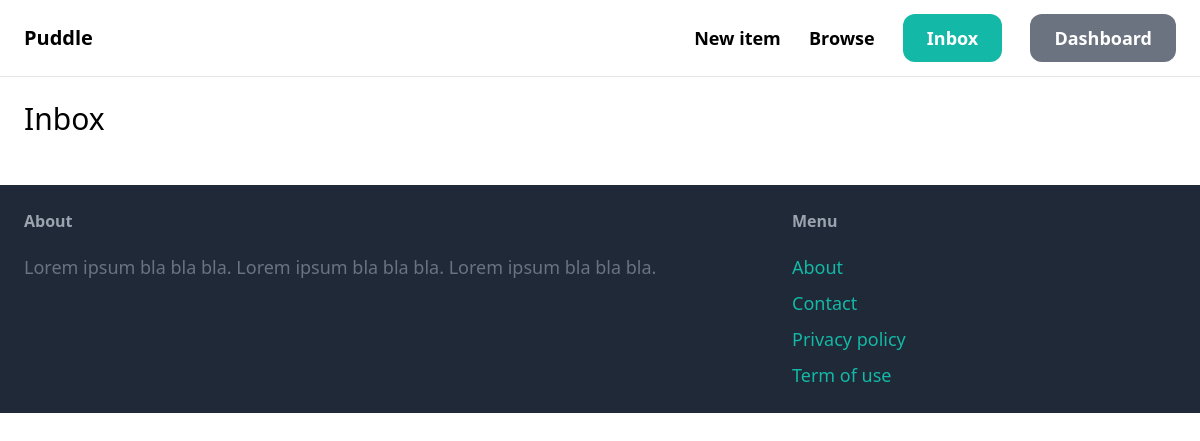
Page /inbox/ (signed in) on the earlier database version.
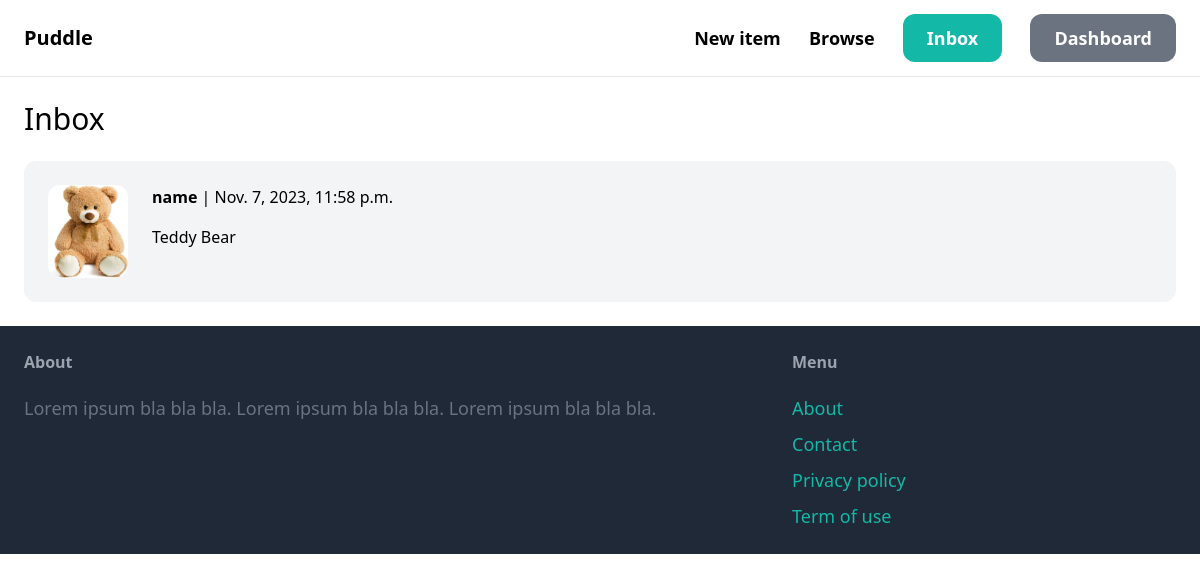
Same page on the later database version.
### conversation/models.py (models this page shows)
class Conversation(models.Model):
    item = models.ForeignKey(Item, related_name='conversations', on_delete=models.CASCADE)
    members = models.ManyToManyField(User, related_name='conversation')
    created_at = models.DateTimeField(auto_now_add=True)
    modified_at = models.DateTimeField(auto_now=True)
    class Meta:
        ordering = ('-modified_at',)

### item/models.py (models this page shows, shortened)
class Item(models.Model):
    category = models.ForeignKey(Category, related_name='items', on_delete=models.CASCADE)
    name = models.CharField(max_length=255)
    description = models.TextField(blank=True, null=True)
    price = models.FloatField()
    image = models.ImageField(upload_to='item_images', blank=True, null=True)
    is_sold = models.BooleanField(default=False)
    created_by = models.ForeignKey(User, related_name='items', on_delete=models.CASCADE)
    created_at = models.DateTimeField(auto_now_add=True)

### conversation/views.py (the view)
# urls.py: path('', views.inbox, name='inbox'),
@login_required
def inbox(request):
    conversations = Conversation.objects.filter(members__in=[request.user.id])
    return render(request, 'conversation/inbox.html', {
        'conversations': conversations
    })

### conversation/templates/conversation/inbox.html (shortened to what this page needs)
{% extends 'core/base.html' %}
{% block content %}
<h1 class="mb-6 text-3xl">Inbox</h1>
<div class="space-y-6">
    {% for conversation in conversations %}
        <a href="{% url 'conversation:detail' conversation.id %}">
            <div class="p-6 flex bg-gray-100 rounded-xl">
                <div class="pr-6">
                    <img src="{{ conversation.item.image.url }}" class="w-20 rounded-xl">
                </div>
                <div>
                    {% for member in conversation.members.all %}
                        {% if member != request.user %}
                            <p class="mb-4"><strong>{{ member.username }}</strong> | {{ conversation.modified_at }}</p>
                            <p>{{ conversation.item.name }}</p>
                        {% endif %}
                    {% endfor %}
                </div>
            </div>
        </a>
    {% endfor %}
</div>
{% endblock %}

Differences in the rows shown:
added Conversation: item.image (picture), modified_at "Nov. 7, 2023, 11:58 p.m.", item.name "Teddy Bear"
